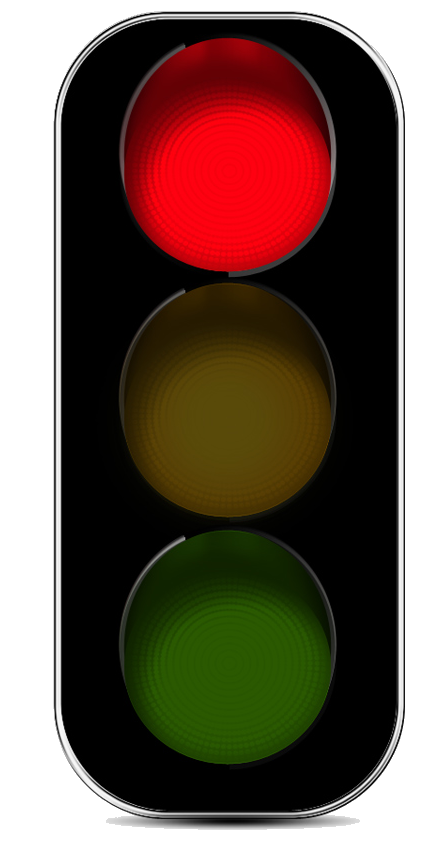
#> input picture SIEMB/Projeto/Images/trafic_light _red.png, 425 x 863 px, found by its file name
$ python detectaCirculos.py '../Images/trafic_light _red.png'
#> lines starting #> are read from the running program, lines starting #| are printed output that depends on the picture; after the words box and inside, x2 and y2 are one past the last pixel; in counts of white or black regions, pixels touching at a corner belong together

#Ao ser executado, deve-se fornecer um
#nome de arquivo de imagem na linha de comando.

import cv2
import numpy
import sys
#import cv2.cv as cv

#nomeArq = sys.argv[ 1 ]
matImagem = cv2.imread("/home/nishimura/Documents/SIEMB/Projeto/Images/trafic_light _red.png")
#> matImagem is the input picture: shape (863, 425, 3); mean B, G, R 74.8, 86.1, 104.7
cv2.imshow( "imagem lida", matImagem )
cv2.waitKey( 0 )
matImagemCvt = cv2.cvtColor( matImagem, cv2.COLOR_BGR2GRAY )
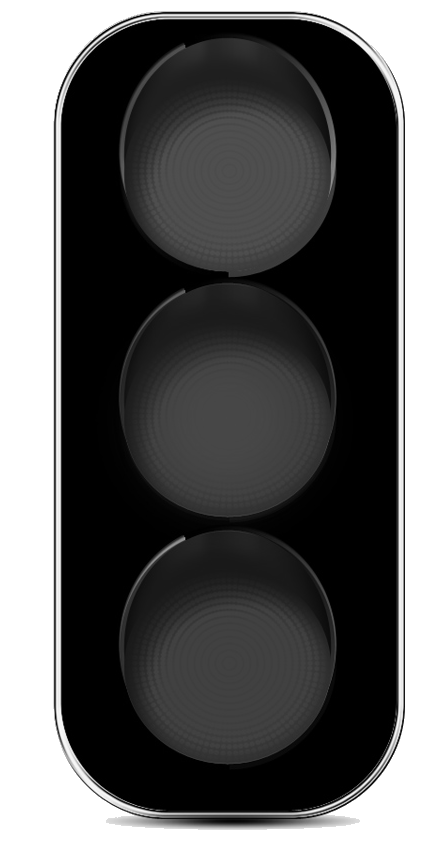
#> matImagemCvt: shape (863, 425); min 0, max 255, mean 90.4
cv2.imshow( "imagem cinza", matImagemCvt )
cv2.waitKey( 0 )
circulos = cv2.HoughCircles( matImagemCvt, cv2.HOUGH_GRADIENT, 1, 20,
                             param1 = 4, param2 = 18, minRadius = 2,
                             maxRadius = 30 )
#> circulos = 185 rows, first 8: [285.5, 169.5, 29.4], [180.5, 179.5, 29.4], [222.5, 660.5, 29.4], [179.5, 670.5, 29.3], [285.5, 656.5, 29.3], [214.5, 724.5, 29.4], [268.5, 185.5, 29.3], [257.5, 565.5, 29.4]
for circ in circulos:
    for cir in circ:
        print( cir )
        cv2.circle( matImagem,
                    ( cir[ 0 ], cir[ 1 ] ), cir[ 2 ], ( 0, 0, 255 ), 2 )
#> this loop made 1 pass
#> (printed output is left out)
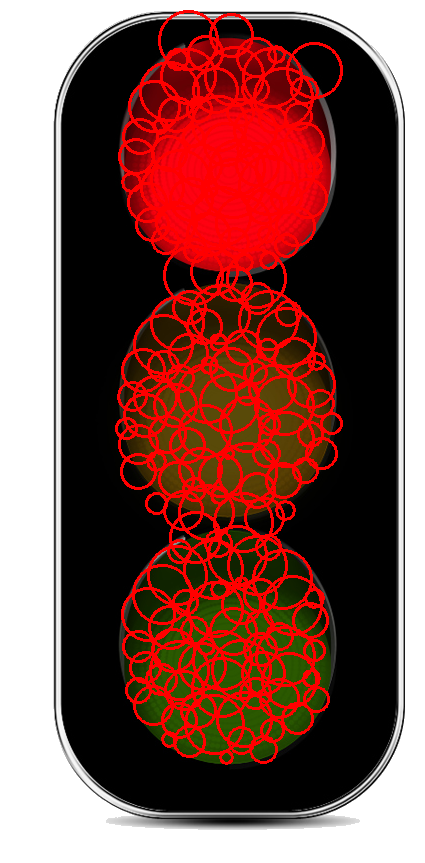
#> matImagem: shape (863, 425, 3); 14.43% of pixels changed, all inside (x1, y1, x2, y2) = (115, 10, 343, 765)
cv2.imshow( "resultado", matImagem )
cv2.waitKey( 0 )

$ run again, with SIEMB/Projeto/Images/trafic_light_green.png copied over SIEMB/Projeto/Images/trafic_light _red.png
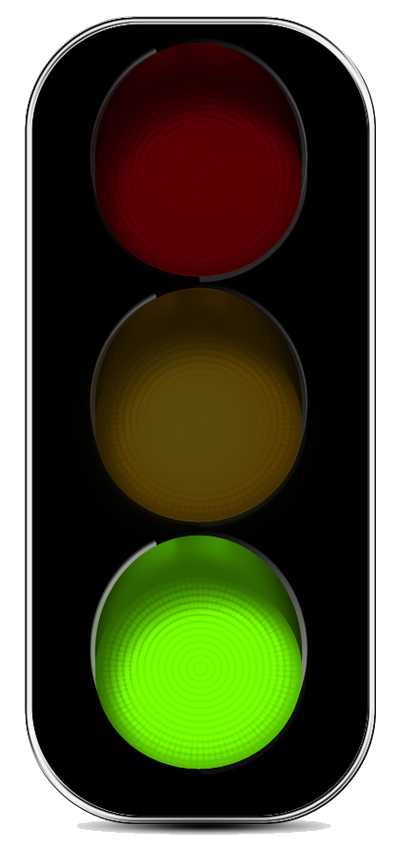
#> input picture SIEMB/Projeto/Images/trafic_light_green.png, 410 x 857 px, found by its file name
#> matImagem is the input picture: shape (857, 410, 3); mean B, G, R 66.2, 92.6, 90.6
#> `matImagemCvt = cv2.cvtColor( matImagem, cv2.COLOR_BGR2GRAY )`:
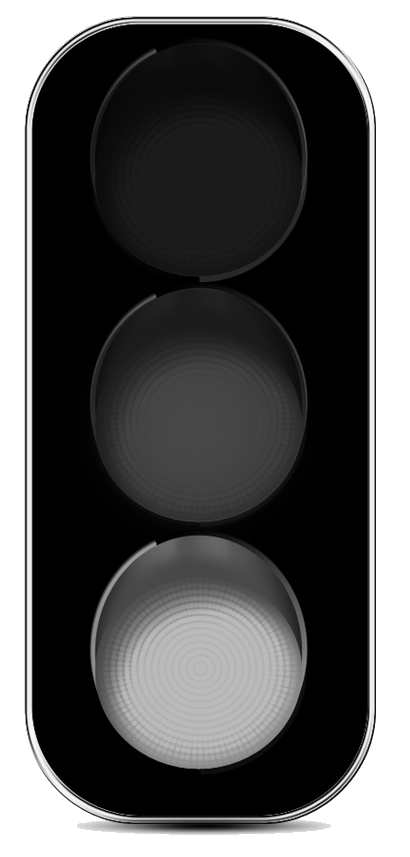
#> matImagemCvt: shape (857, 410); min 0, max 255, mean 89
#> circulos = 179 rows, first 8: [241.5, 661.5, 29.4], [264.5, 358.5, 29.4], [121.5, 131.5, 29.3], [138.5, 609.5, 29.3], [189.5, 719.5, 29.3], [159.5, 720.5, 27.2], [206.5, 235.5, 29.3], [189.5, 678.5, 27.2]
#> the loop `for circ in circulos:` made 1 pass
#> (printed output is left out)
#> after the loop `for circ in circulos:`:
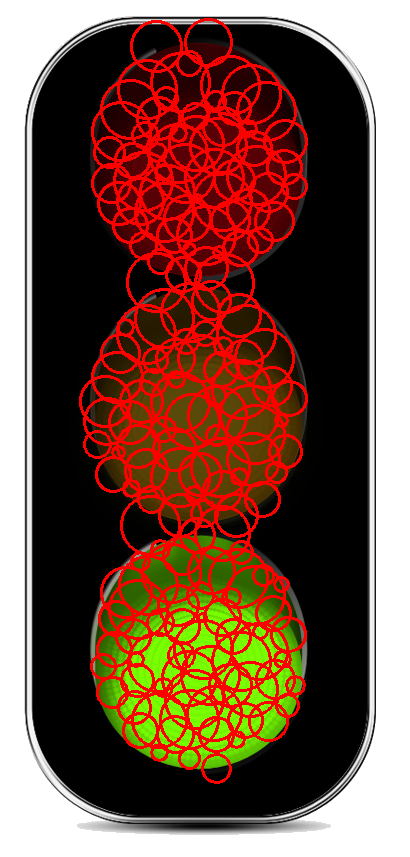
#> matImagem: shape (857, 410, 3); 14.93% of pixels changed, all inside (x1, y1, x2, y2) = (79, 18, 308, 784)
